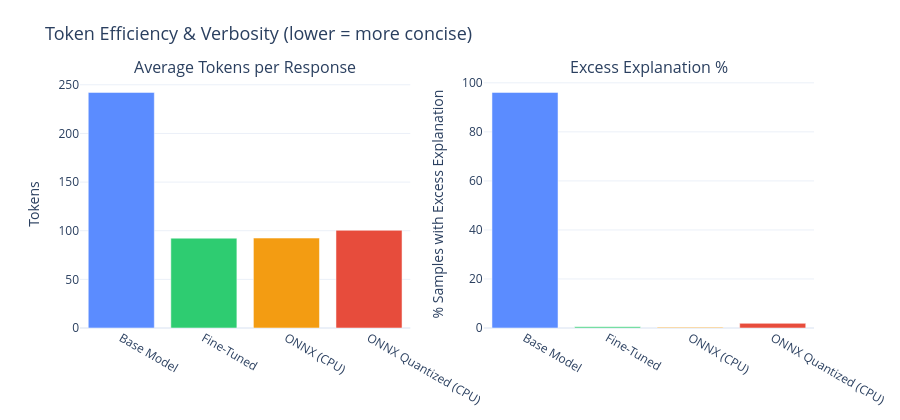

Notebook code for this chart:
### Markdown cell above
---
## 📊 Plot 3 — Token Efficiency & Response Verbosity

Compares **average tokens**, **average response length (chars)**, and **excess explanation %**.
The fine-tuned and ONNX models should be significantly more concise than the base model, which tends to over-explain.

### Code cell
# Plot 3 — Token efficiency: avg_tokens + excess_explanation_pct

fig3 = make_subplots(
    rows=1, cols=2,
    subplot_titles=["Average Tokens per Response", "Excess Explanation %"],
    specs=[[{"type": "bar"}, {"type": "bar"}]],
)

labels = [MODEL_LABELS[m_] for m_ in MODELS]
avg_tokens = [m(m_)["avg_tokens"] for m_ in MODELS]
excess_pct  = [m(m_)["excess_explanation_pct"] for m_ in MODELS]
colors_list = [COLORS[m_] for m_ in MODELS]

fig3.add_trace(go.Bar(
    x=labels, y=avg_tokens,
    marker_color=colors_list,
    hovertemplate="<b>%{x}</b><br>Avg Tokens: %{y:.1f}<extra></extra>",
    showlegend=False,
), row=1, col=1)

fig3.add_trace(go.Bar(
    x=labels, y=excess_pct,
    marker_color=colors_list,
    hovertemplate="<b>%{x}</b><br>Excess Explanation: %{y:.1f}%<extra></extra>",
    showlegend=False,
), row=1, col=2)

fig3.update_yaxes(title_text="Tokens", row=1, col=1)
fig3.update_yaxes(title_text="% Samples with Excess Explanation", row=1, col=2)

fig3.update_layout(
    title_text="Token Efficiency & Verbosity (lower = more concise)",
    title_font_size=18,
    template="plotly_white",
    height=420,
    margin=dict(t=80, b=60),
)

fig3.show()
save_plot(fig3, "03_token_efficiency")

### Figure 1 — Plotly figure (JSON) as saved in the notebook; plotly's stock layout.template omitted (floating-point values rounded to 4 significant figures)
{"data": [{"hovertemplate": "<b>%{x}</b><br>Avg Tokens: %{y:.1f}<extra></extra>", "marker": {"color": ["#5B8CFF", "#2ECC71", "#F39C12", "#E74C3C"]}, "showlegend": false, "type": "bar", "x": ["Base Model", "Fine-Tuned", "ONNX (CPU)", "ONNX Quantized (CPU)"], "xaxis": "x", "y": [242.2, 92.34, 92.46, 100.4], "yaxis": "y"}, {"hovertemplate": "<b>%{x}</b><br>Excess Explanation: %{y:.1f}%<extra></extra>", "marker": {"color": ["#5B8CFF", "#2ECC71", "#F39C12", "#E74C3C"]}, "showlegend": false, "type": "bar", "x": ["Base Model", "Fine-Tuned", "ONNX (CPU)", "ONNX Quantized (CPU)"], "xaxis": "x2", "y": [96.1, 0.5, 0.3, 1.9], "yaxis": "y2"}], "layout": {"annotations": [{"font": {"size": 16}, "showarrow": false, "text": "Average Tokens per Response", "x": 0.225, "xanchor": "center", "xref": "paper", "y": 1, "yanchor": "bottom", "yref": "paper"}, {"font": {"size": 16}, "showarrow": false, "text": "Excess Explanation %", "x": 0.775, "xanchor": "center", "xref": "paper", "y": 1, "yanchor": "bottom", "yref": "paper"}], "height": 420, "margin": {"b": 60, "t": 80}, "title": {"font": {"size": 18}, "text": "Token Efficiency & Verbosity (lower = more concise)"}, "xaxis": {"anchor": "y", "domain": [0, 0.45]}, "xaxis2": {"anchor": "y2", "domain": [0.55, 1]}, "yaxis": {"anchor": "x", "domain": [0, 1], "title": {"text": "Tokens"}}, "yaxis2": {"anchor": "x2", "domain": [0, 1], "title": {"text": "% Samples with Excess Explanation"}}}}
